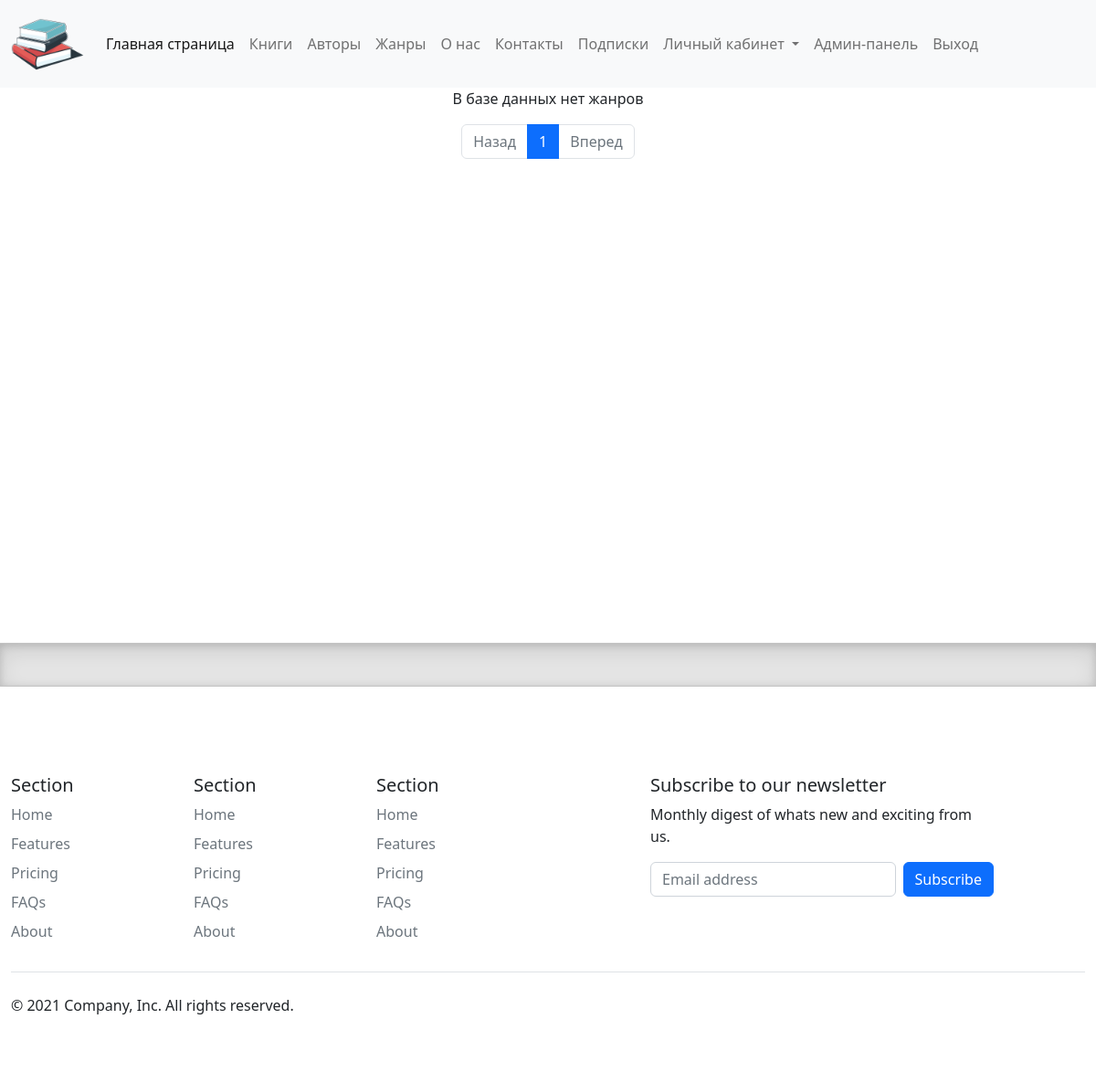
Before: /genre/ (signed in) with the older database file.
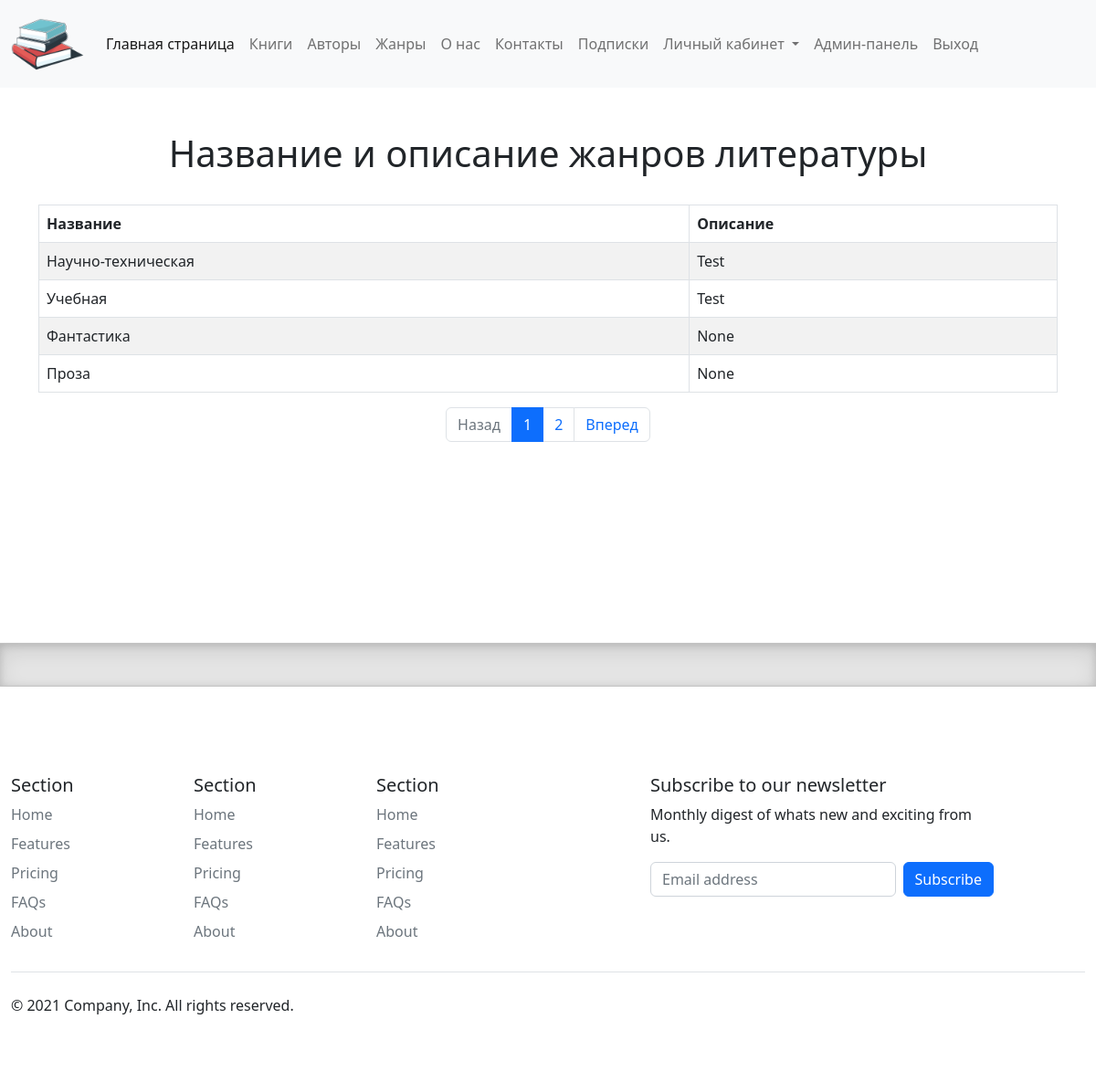
After: the same page with the newer database file.
### catalog/models.py (models this page shows, shortened)
class Genre(models.Model):
    name = models.CharField(max_length=200, help_text="Введите жанр книги", verbose_name="Жанр книги")
    about = models.TextField(help_text="Введите сведения о жанре", verbose_name="Сведения о жанре", null=True)

### catalog/views.py (the view)
# urls.py: path('genre/', views.GenreListView.as_view(), name='genre'),
class GenreListView(LoginRequiredMixin, ListView):
    raise_exception = True
    model = Genre
    context_object_name = 'genre'
    template_name = 'catalog/genre.html'
    paginate_by = 4
    ordering = ['-id']

### templates/catalog/genre.html
{% extends "catalog/base.html" %}
{% block content %}
    {% if genre %}
        <table class="table table-striped table-bordered text-start">
            <br>
            <br>
            <h1>Название и описание жанров литературы</h1>
            <br>
            <thead>
            <tr>
                <th>Название</th>
                <th>Описание</th>
            </tr>
            </thead>
            <tbody>
            {% for genre in genre %}
                <tr>
                    <td>{{ genre.name }}</td>
                    <td>{{ genre.about }}</td>
                </tr>
            {% endfor %}
            </tbody>
        </table>
    {% else %}
        <p>В базе данных нет жанров</p>
    {% endif %}
    <div class="col-12">
        {% include "modules/pagination.html" %}
    </div>
{% endblock content %}

Changed rows visible on the page:
added Genre: name "Научно-техническая", about "Test"
added Genre: name "Учебная", about "Test"
added Genre: name "Фантастика", about "None"
added Genre: name "Проза", about "None"
Other visible differences:
text no longer shown: "В базе данных нет жанров"
text now shown: "Название и описание жанров литературы Название Описание"
new list line: "2"
